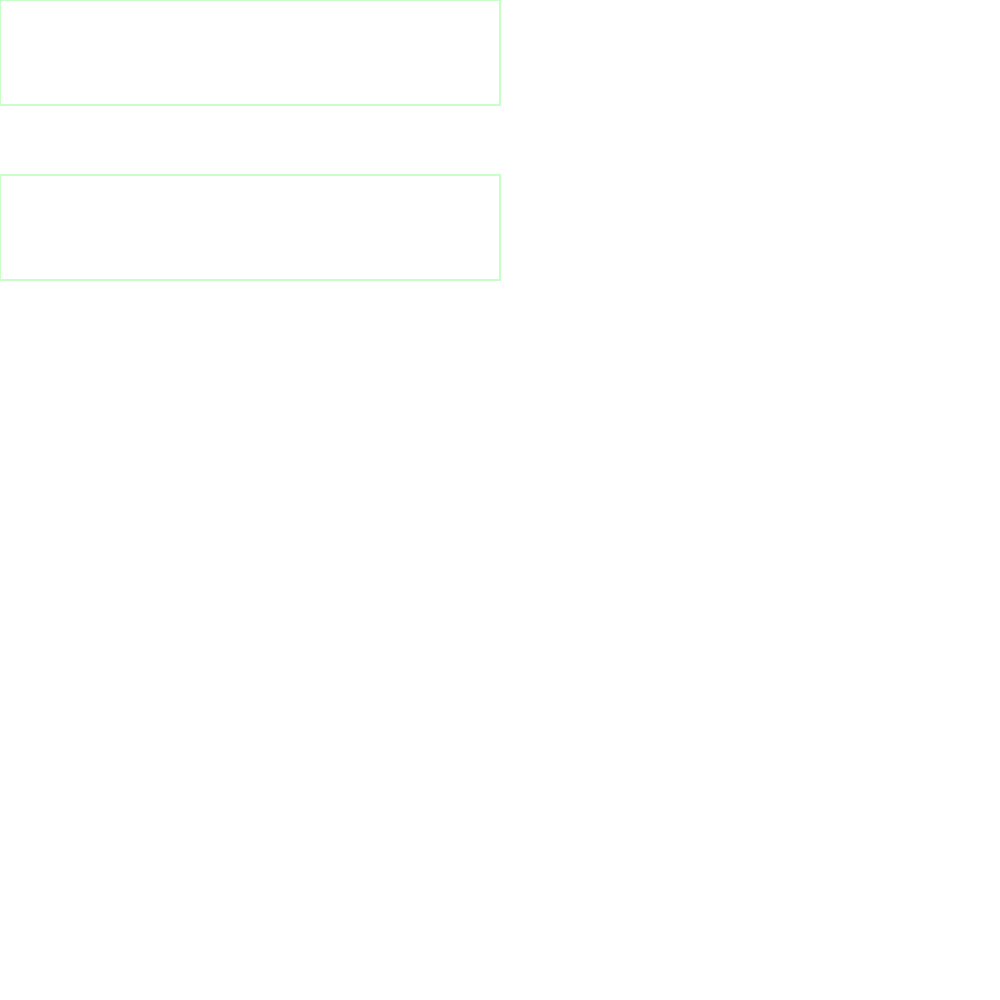
Frame 1 (no input)
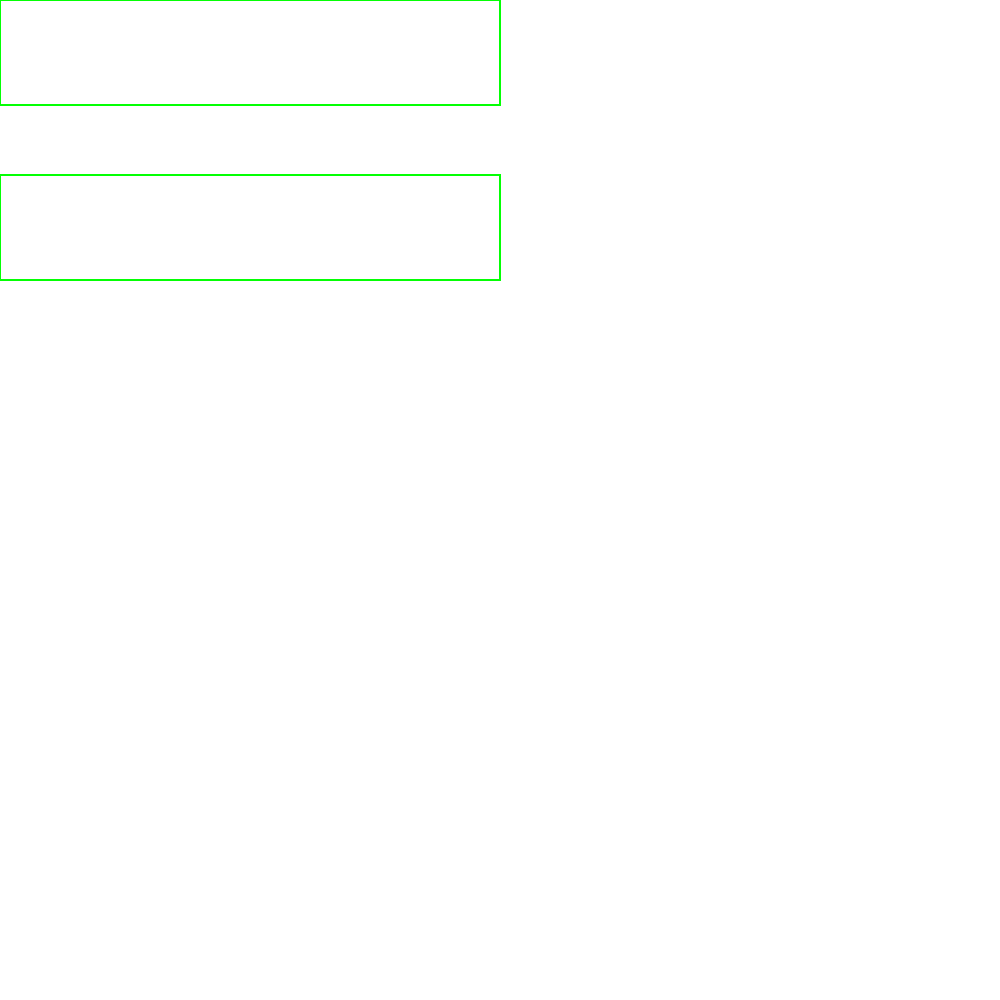
Frame 60 (no input)
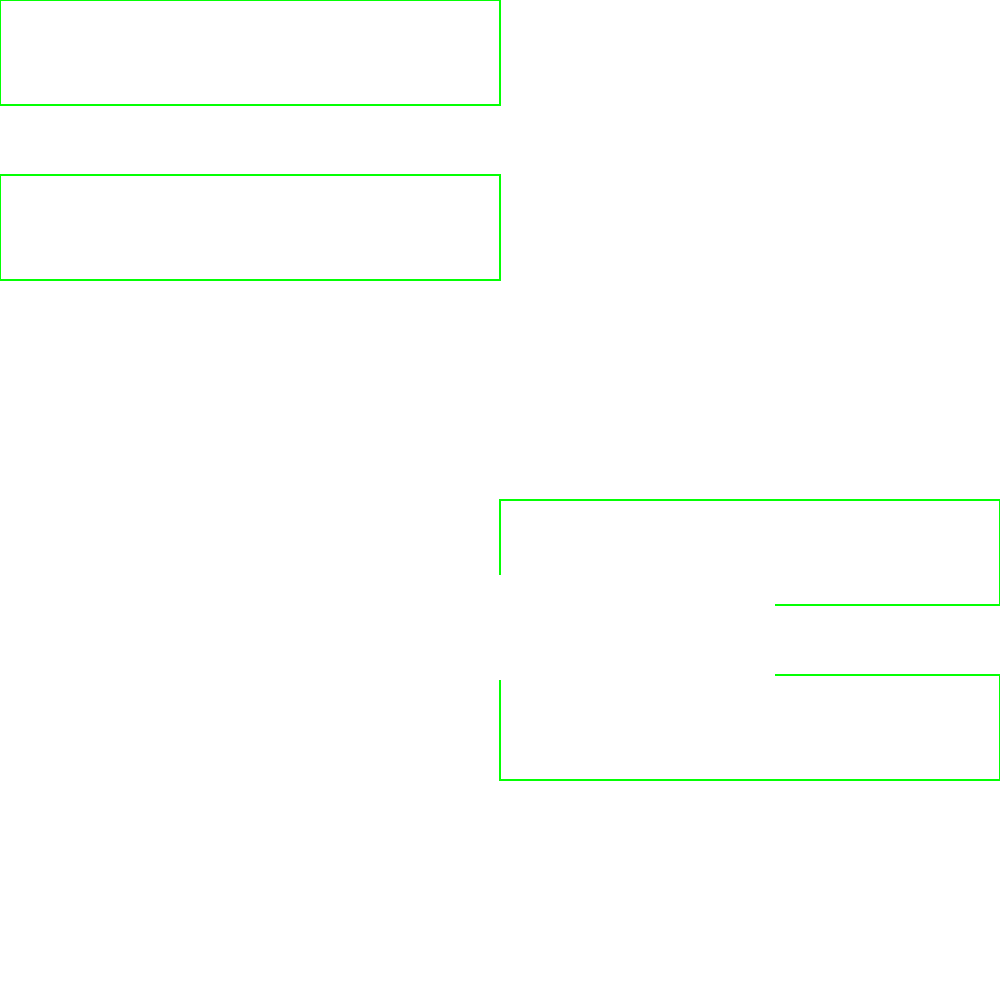
Frame 120 (the mouse pressed at the canvas centre since frame 60)

The p5.js sketch that drew these frames (run headless with seeded random() and noise() and a simulated clock; from frame 60 on, the mouse is pressed at the canvas centre):

// p5.js sketch
// ── sketch.js

function setup() {
  createCanvas(1000, 1000);
}

function draw() {
  blendMode(MULTIPLY)
  stroke(200, 255, 200)
  strokeWeight(2)
  fill(255)
  background(255);
  translate(0, 0);
  rect(mouseX, mouseY, 500, 105);   
  translate(0, 175);
  rect(mouseX, mouseY, 500, 105); 

  //front area thingie
  blendMode(NORMAL)
  noStroke(0)
  fill(255)
  translate(0, 0);
  rect(225, 200, 550, 105)
  rect(225, 400, 550, 105)

}
